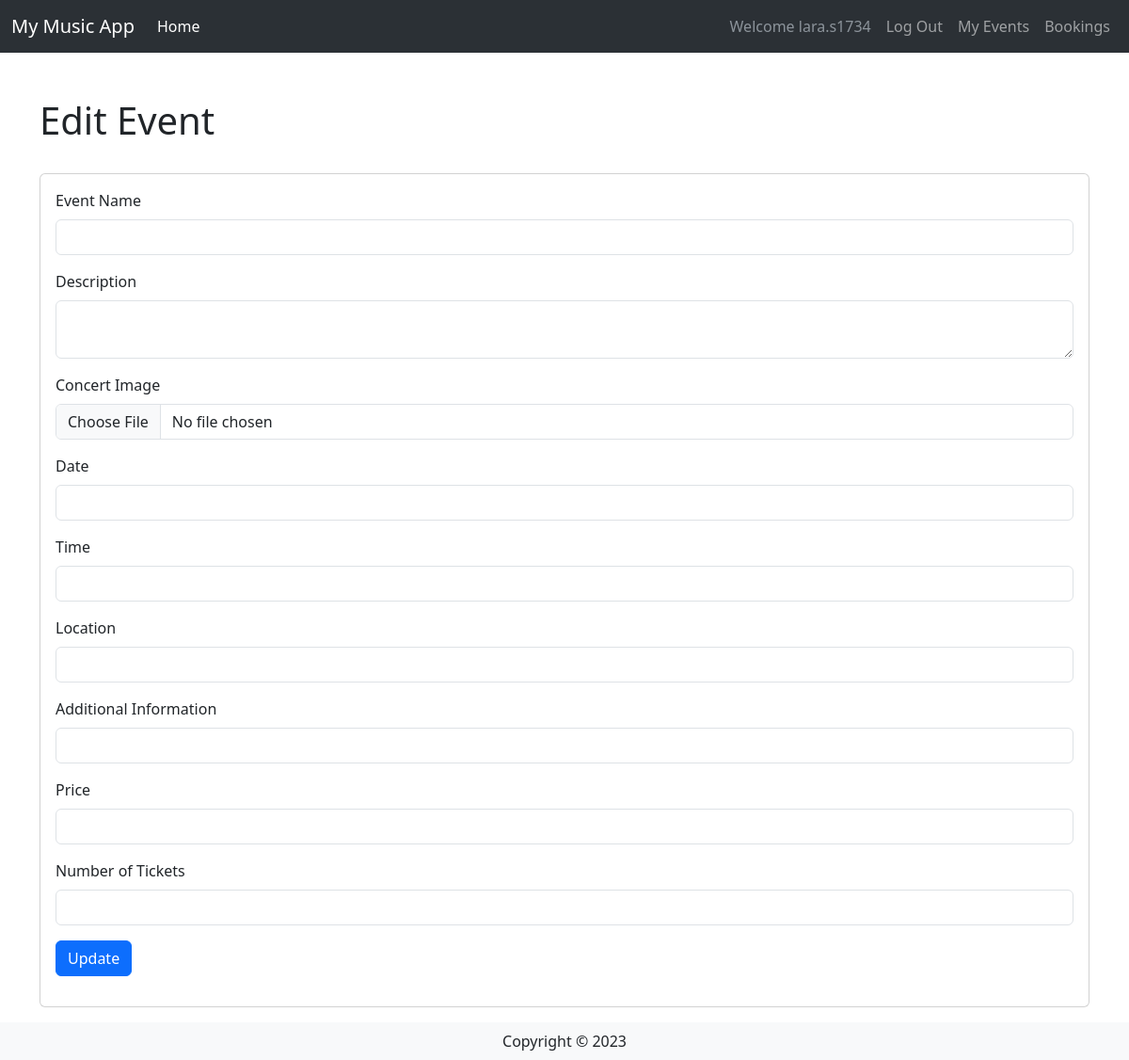
The app's page /events/5/edit (signed in), older data.
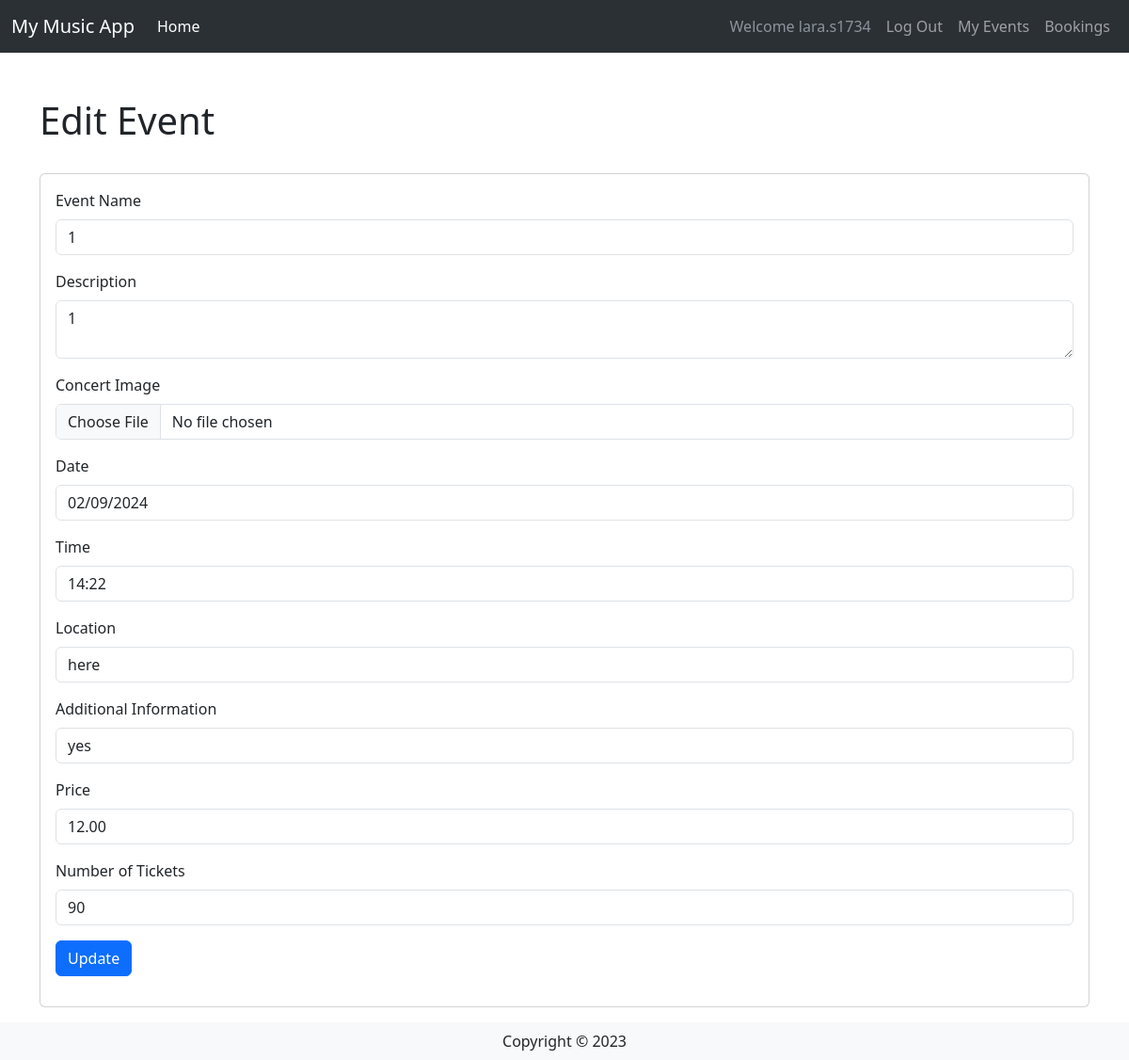
The same page, newer data.
### website/models.py (models this page shows, shortened)
class Concert(db.Model):
    __tablename__ = 'Event'
    id = db.Column(db.Integer, primary_key=True)
    EventName = db.Column(db.String(80))
    EventDesc = db.Column(db.String(200))
    EventImage = db.Column(db.String(400))
    EventDate = db.Column(db.String(100))
    EventLocation = db.Column(db.String(100))
    EventInfo = db.Column(db.String(200))
    EventPrice = db.Column(db.DECIMAL(9, 2))
    EventStatus = db.Column(db.String(20))
    EventTicketCount = db.Column(db.Integer)
    UserId = db.Column(db.Integer, db.ForeignKey('User.id'))
    userCreator = db.relationship('User', backref='events_created')
    EventTime = db.Column(db.String(100))
    Comments = db.relationship('Comment', backref='concert')

### website/events.py (the view, shortened to what this page needs)
@my_events_bp.route('/<int:id>/edit', methods=['GET', 'POST'])
@login_required
def edit_event(id):
    event = Concert.query.get(id)
    form = UpdateConcertForm(obj=event)
    return render_template('user/eventsedit.html', form=form, event=event)

### website/forms.py
class UpdateConcertForm(FlaskForm):
  EventName = StringField('Event Name', validators=[InputRequired()])
  EventDesc = TextAreaField('Description', validators = [InputRequired()])
  EventImage = FileField('Concert Image', validators=[
    FileRequired(message='Image cannot be empty'),
    FileAllowed(ALLOWED_FILE, message='Only supports PNG, JPG, png, jpg')])
  EventDate = StringField('Date', validators=[InputRequired()])
  EventTime = StringField('Time', validators=[InputRequired()])
  EventLocation = StringField('Location', validators=[InputRequired()])
  EventInfo = StringField('Additional Information', validators=[InputRequired()])
  EventPrice = StringField('Price', validators=[InputRequired()])
  EventTicketCount = StringField('Number of Tickets', validators=[InputRequired()])
  submit = SubmitField("Update")

### website/templates/user/eventsedit.html (shortened to what this page needs)
{% extends 'base.html' %}
{% from 'bootstrap5/form.html' import render_form %}
{% block content %}
<div class="container">
    <div class="row mt-5 mb-3">
        <div class="col-md-12">
            <h1 class="mb-0">Edit Event</h1>
        </div>
    </div>
    <div class="row">
        <div class="col-md-12">
            <div class="card my-3">
                <div class="card-body">
                    {{ render_form(form) }}
                </div>
            </div>
        </div>
    </div>
</div>
{% endblock %}

Row changes from the older to the newer data that the page shows:
added Concert: EventName "1", EventDesc "1", EventDate "02/09/2024", EventTime "14:22", EventLocation "here", EventInfo "yes", EventPrice "12.00", EventTicketCount "90"
